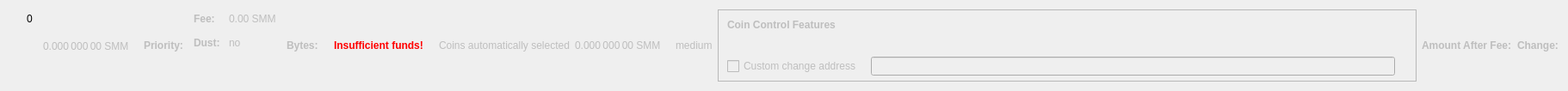
    <widget class="QWidget" name="dummyHideWidget" native="true">
     <property name="maximumSize">
      <size>
       <width>100</width>
       <height>22</height>
      </size>
     </property>
     <layout class="QHBoxLayout" name="dummyHideLayout">
      <item>
       <layout class="QFormLayout" name="formLayoutCoinControl1">
        <property name="horizontalSpacing">
         <number>10</number>
        </property>
        <property name="verticalSpacing">
         <number>14</number>
        </property>
        <property name="leftMargin">
         <number>10</number>
        </property>
        <property name="topMargin">
         <number>4</number>
        </property>
        <property name="rightMargin">
         <number>6</number>
        </property>
        <item row="0" column="1">
         <widget class="QLabel" name="labelCoinControlBytes">
          <property name="cursor">
           <cursorShape>IBeamCursor</cursorShape>
          </property>
          <property name="contextMenuPolicy">
           <enum>Qt::ActionsContextMenu</enum>
          </property>
          <property name="text">
           <string notr="true">0</string>
          </property>
          <property name="textInteractionFlags">
           <set>Qt::LinksAccessibleByMouse|Qt::TextSelectableByKeyboard|Qt::TextSelectableByMouse</set>
          </property>
         </widget>
        </item>
       </layout>
      </item>
      <item>
       <widget class="QLabel" name="labelCoinControlAfterFee">
        <property name="enabled">
         <bool>false</bool>
        </property>
        <property name="sizePolicy">
         <sizepolicy hsizetype="Fixed" vsizetype="Fixed">
          <horstretch>0</horstretch>
          <verstretch>0</verstretch>
         </sizepolicy>
        </property>
        <property name="minimumSize">
         <size>
          <width>111</width>
          <height>12</height>
         </size>
        </property>
        <property name="maximumSize">
         <size>
          <width>111</width>
          <height>12</height>
         </size>
        </property>
        <property name="cursor">
         <cursorShape>IBeamCursor</cursorShape>
        </property>
        <property name="contextMenuPolicy">
         <enum>Qt::ActionsContextMenu</enum>
        </property>
        <property name="text">
         <string notr="true">0.000 000 00 SMM</string>
        </property>
        <property name="textInteractionFlags">
         <set>Qt::LinksAccessibleByMouse|Qt::TextSelectableByKeyboard|Qt::TextSelectableByMouse</set>
        </property>
       </widget>
      </item>
      <item>
       <widget class="QLabel" name="labelCoinControlPriorityText">
        <property name="enabled">
         <bool>false</bool>
        </property>
        <property name="font">
         <font>
          <weight>75</weight>
          <bold>true</bold>
         </font>
        </property>
        <property name="text">
         <string>Priority:</string>
        </property>
       </widget>
      </item>
      <item>
       <layout class="QHBoxLayout" name="horizontalLayout"/>
      </item>
      <item>
       <layout class="QFormLayout" name="formLayoutCoinControl3">
        <property name="horizontalSpacing">
         <number>10</number>
        </property>
        <property name="verticalSpacing">
         <number>14</number>
        </property>
        <property name="leftMargin">
         <number>6</number>
        </property>
        <property name="topMargin">
         <number>4</number>
        </property>
        <property name="rightMargin">
         <number>6</number>
        </property>
        <item row="0" column="0">
         <widget class="QLabel" name="labelCoinControlFeeText">
          <property name="enabled">
           <bool>false</bool>
          </property>
          <property name="font">
           <font>
            <weight>75</weight>
            <bold>true</bold>
           </font>
          </property>
          <property name="text">
           <string>Fee:</string>
          </property>
          <property name="margin">
           <number>0</number>
          </property>
         </widget>
        </item>
        <item row="0" column="1">
         <widget class="QLabel" name="labelCoinControlFee">
          <property name="enabled">
           <bool>false</bool>
          </property>
          <property name="cursor">
           <cursorShape>IBeamCursor</cursorShape>
          </property>
          <property name="contextMenuPolicy">
           <enum>Qt::ActionsContextMenu</enum>
          </property>
          <property name="text">
           <string notr="true">0.00 SMM</string>
          </property>
          <property name="textInteractionFlags">
           <set>Qt::LinksAccessibleByMouse|Qt::TextSelectableByKeyboard|Qt::TextSelectableByMouse</set>
          </property>
         </widget>
        </item>
        <item row="1" column="0">
         <widget class="QLabel" name="labelCoinControlLowOutputText">
          <property name="enabled">
           <bool>false</bool>
          </property>
          <property name="font">
           <font>
            <weight>75</weight>
            <bold>true</bold>
           </font>
          </property>
          <property name="text">
           <string>Dust:</string>
          </property>
         </widget>
        </item>
        <item row="1" column="1">
         <widget class="QLabel" name="labelCoinControlLowOutput">
          <property name="enabled">
           <bool>false</bool>
          </property>
          <property name="cursor">
           <cursorShape>IBeamCursor</cursorShape>
          </property>
          <property name="contextMenuPolicy">
           <enum>Qt::ActionsContextMenu</enum>
          </property>
          <property name="text">
           <string>no</string>
          </property>
          <property name="textInteractionFlags">
           <set>Qt::LinksAccessibleByMouse|Qt::TextSelectableByKeyboard|Qt::TextSelectableByMouse</set>
          </property>
         </widget>
        </item>
       </layout>
      </item>
      <item>
       <widget class="QLabel" name="labelCoinControlBytesText">
        <property name="enabled">
         <bool>false</bool>
        </property>
        <property name="font">
         <font>
          <weight>75</weight>
          <bold>true</bold>
         </font>
        </property>
        <property name="text">
         <string>Bytes:</string>
        </property>
       </widget>
      </item>
      <item>
       <layout class="QFormLayout" name="formLayoutCoinControl2">
        <property name="horizontalSpacing">
         <number>10</number>
        </property>
        <property name="verticalSpacing">
         <number>14</number>
        </property>
        <property name="leftMargin">
         <number>6</number>
        </property>
        <property name="topMargin">
         <number>4</number>
        </property>
        <property name="rightMargin">
         <number>6</number>
        </property>
       </layout>
      </item>
      <item>
       <layout class="QHBoxLayout" name="horizontalLayoutCoinControl2">
        <property name="spacing">
         <number>8</number>
        </property>
        <property name="bottomMargin">
         <number>10</number>
        </property>
       </layout>
      </item>
      <item>
       <widget class="QLabel" name="labelCoinControlInsuffFunds">
        <property name="enabled">
         <bool>false</bool>
        </property>
        <property name="minimumSize">
         <size>
          <width>0</width>
          <height>0</height>
         </size>
        </property>
        <property name="font">
         <font>
          <weight>75</weight>
          <bold>true</bold>
         </font>
        </property>
        <property name="styleSheet">
         <string notr="true">color:red;font-weight:bold;</string>
        </property>
        <property name="text">
         <string>Insufficient funds!</string>
        </property>
        <property name="margin">
         <number>5</number>
        </property>
       </widget>
      </item>
      <item>
       <layout class="QFormLayout" name="formLayoutCoinControl4">
        <property name="horizontalSpacing">
         <number>10</number>
        </property>
        <property name="verticalSpacing">
         <number>14</number>
        </property>
        <property name="leftMargin">
         <number>6</number>
        </property>
        <property name="topMargin">
         <number>4</number>
        </property>
        <property name="rightMargin">
         <number>6</number>
        </property>
       </layout>
      </item>
      <item>
       <widget class="QLabel" name="labelCoinControlAutomaticallySelected">
        <property name="enabled">
         <bool>false</bool>
        </property>
        <property name="sizePolicy">
         <sizepolicy hsizetype="Fixed" vsizetype="Fixed">
          <horstretch>0</horstretch>
          <verstretch>0</verstretch>
         </sizepolicy>
        </property>
        <property name="minimumSize">
         <size>
          <width>0</width>
          <height>0</height>
         </size>
        </property>
        <property name="maximumSize">
         <size>
          <width>240</width>
          <height>16777215</height>
         </size>
        </property>
        <property name="text">
         <string>Coins automatically selected</string>
        </property>
        <property name="margin">
         <number>5</number>
        </property>
       </widget>
      </item>
      <item>
       <widget class="QLabel" name="labelCoinControlChange">
        <property name="enabled">
         <bool>false</bool>
        </property>
        <property name="sizePolicy">
         <sizepolicy hsizetype="Fixed" vsizetype="Fixed">
          <horstretch>0</horstretch>
          <verstretch>0</verstretch>
         </sizepolicy>
        </property>
        <property name="minimumSize">
         <size>
          <width>111</width>
          <height>0</height>
         </size>
        </property>
        <property name="maximumSize">
         <size>
          <width>111</width>
          <height>16777215</height>
         </size>
        </property>
        <property name="cursor">
         <cursorShape>IBeamCursor</cursorShape>
        </property>
        <property name="contextMenuPolicy">
         <enum>Qt::ActionsContextMenu</enum>
        </property>
        <property name="text">
         <string notr="true">0.000 000 00 SMM</string>
        </property>
        <property name="textInteractionFlags">
         <set>Qt::LinksAccessibleByMouse|Qt::TextSelectableByKeyboard|Qt::TextSelectableByMouse</set>
        </property>
       </widget>
      </item>
      <item>
       <widget class="QLabel" name="labelCoinControlPriority">
        <property name="enabled">
         <bool>false</bool>
        </property>
        <property name="cursor">
         <cursorShape>IBeamCursor</cursorShape>
        </property>
        <property name="contextMenuPolicy">
         <enum>Qt::ActionsContextMenu</enum>
        </property>
        <property name="text">
         <string>medium</string>
        </property>
        <property name="textInteractionFlags">
         <set>Qt::LinksAccessibleByMouse|Qt::TextSelectableByKeyboard|Qt::TextSelectableByMouse</set>
        </property>
       </widget>
      </item>
      <item>
       <widget class="QFrame" name="frameCoinControl">
        <property name="sizePolicy">
         <sizepolicy hsizetype="Expanding" vsizetype="Expanding">
          <horstretch>0</horstretch>
          <verstretch>0</verstretch>
         </sizepolicy>
        </property>
        <property name="maximumSize">
         <size>
          <width>16777215</width>
          <height>16777215</height>
         </size>
        </property>
        <property name="frameShape">
         <enum>QFrame::StyledPanel</enum>
        </property>
        <property name="frameShadow">
         <enum>QFrame::Sunken</enum>
        </property>
        <layout class="QVBoxLayout" name="verticalLayoutCoinControl2_2">
         <property name="spacing">
          <number>0</number>
         </property>
         <property name="leftMargin">
          <number>0</number>
         </property>
         <property name="topMargin">
          <number>0</number>
         </property>
         <property name="rightMargin">
          <number>0</number>
         </property>
         <property name="bottomMargin">
          <number>6</number>
         </property>
         <item>
          <layout class="QVBoxLayout" name="verticalLayoutCoinControl" stretch="0,0,0,1">
           <property name="spacing">
            <number>0</number>
           </property>
           <property name="leftMargin">
            <number>10</number>
           </property>
           <property name="topMargin">
            <number>10</number>
           </property>
           <item>
            <layout class="QHBoxLayout" name="horizontalLayoutCoinControl1">
             <property name="bottomMargin">
              <number>15</number>
             </property>
             <item>
              <widget class="QLabel" name="labelCoinControlFeatures">
               <property name="enabled">
                <bool>false</bool>
               </property>
               <property name="sizePolicy">
                <sizepolicy hsizetype="Preferred" vsizetype="Maximum">
                 <horstretch>0</horstretch>
                 <verstretch>0</verstretch>
                </sizepolicy>
               </property>
               <property name="font">
                <font>
                 <weight>75</weight>
                 <bold>true</bold>
                </font>
               </property>
               <property name="styleSheet">
                <string notr="true">font-weight:bold;</string>
               </property>
               <property name="text">
                <string>Coin Control Features</string>
               </property>
              </widget>
             </item>
            </layout>
           </item>
           <item>
            <widget class="QWidget" name="widgetCoinControl" native="true">
             <property name="sizePolicy">
              <sizepolicy hsizetype="Preferred" vsizetype="Preferred">
               <horstretch>0</horstretch>
               <verstretch>0</verstretch>
              </sizepolicy>
             </property>
             <property name="minimumSize">
              <size>
               <width>0</width>
               <height>0</height>
              </size>
             </property>
             <property name="styleSheet">
              <string notr="true"/>
             </property>
             <layout class="QHBoxLayout" name="horizontalLayoutCoinControl5_2">
              <property name="leftMargin">
               <number>0</number>
              </property>
              <property name="topMargin">
               <number>0</number>
              </property>
              <property name="rightMargin">
               <number>0</number>
              </property>
              <property name="bottomMargin">
               <number>0</number>
              </property>
              <item>
               <layout class="QHBoxLayout" name="horizontalLayoutCoinControl3">
                <property name="spacing">
                 <number>20</number>
                </property>
                <property name="topMargin">
                 <number>0</number>
                </property>
                <property name="bottomMargin">
                 <number>10</number>
                </property>
               </layout>
              </item>
             </layout>
            </widget>
           </item>
           <item>
            <layout class="QHBoxLayout" name="horizontalLayoutCoinControl4" stretch="0,0,0">
             <property name="spacing">
              <number>12</number>
             </property>
             <property name="sizeConstraint">
              <enum>QLayout::SetDefaultConstraint</enum>
             </property>
             <property name="topMargin">
              <number>5</number>
             </property>
             <property name="rightMargin">
              <number>5</number>
             </property>
             <item>
              <widget class="QCheckBox" name="checkBoxCoinControlChange">
               <property name="enabled">
                <bool>false</bool>
               </property>
               <property name="toolTip">
                <string>If this is activated, but the change address is empty or invalid, change will be sent to a newly generated address.</string>
               </property>
               <property name="text">
                <string>Custom change address</string>
               </property>
              </widget>
             </item>
             <item>
              <widget class="QValidatedLineEdit" name="lineEditCoinControlChange">
               <property name="enabled">
                <bool>false</bool>
               </property>
               <property name="sizePolicy">
                <sizepolicy hsizetype="Expanding" vsizetype="Fixed">
                 <horstretch>0</horstretch>
                 <verstretch>0</verstretch>
                </sizepolicy>
               </property>
              </widget>
             </item>
             <item>
              <widget class="QLabel" name="labelCoinControlChangeLabel_2">
               <property name="sizePolicy">
                <sizepolicy hsizetype="Preferred" vsizetype="Expanding">
                 <horstretch>0</horstretch>
                 <verstretch>0</verstretch>
                </sizepolicy>
               </property>
               <property name="minimumSize">
                <size>
                 <width>0</width>
                 <height>0</height>
                </size>
               </property>
               <property name="text">
                <string/>
               </property>
               <property name="margin">
                <number>3</number>
               </property>
              </widget>
             </item>
            </layout>
           </item>
           <item>
            <spacer name="verticalSpacerCoinControl">
             <property name="orientation">
              <enum>Qt::Vertical</enum>
             </property>
             <property name="sizeHint" stdset="0">
              <size>
               <width>800</width>
               <height>1</height>
              </size>
             </property>
            </spacer>
           </item>
          </layout>
         </item>
        </layout>
       </widget>
      </item>
      <item>
       <widget class="QLabel" name="labelCoinControlAfterFeeText">
        <property name="enabled">
         <bool>false</bool>
        </property>
        <property name="minimumSize">
         <size>
          <width>0</width>
          <height>0</height>
         </size>
        </property>
        <property name="maximumSize">
         <size>
          <width>16777215</width>
          <height>16777215</height>
         </size>
        </property>
        <property name="font">
         <font>
          <weight>75</weight>
          <bold>true</bold>
         </font>
        </property>
        <property name="text">
         <string>Amount After Fee:</string>
        </property>
        <property name="alignment">
         <set>Qt::AlignLeading|Qt::AlignLeft|Qt::AlignVCenter</set>
        </property>
        <property name="margin">
         <number>0</number>
        </property>
       </widget>
      </item>
      <item>
       <widget class="QLabel" name="labelCoinControlChangeText">
        <property name="enabled">
         <bool>false</bool>
        </property>
        <property name="sizePolicy">
         <sizepolicy hsizetype="Preferred" vsizetype="Preferred">
          <horstretch>0</horstretch>
          <verstretch>0</verstretch>
         </sizepolicy>
        </property>
        <property name="minimumSize">
         <size>
          <width>0</width>
          <height>0</height>
         </size>
        </property>
        <property name="maximumSize">
         <size>
          <width>16777215</width>
          <height>16777215</height>
         </size>
        </property>
        <property name="font">
         <font>
          <weight>75</weight>
          <bold>true</bold>
         </font>
        </property>
        <property name="text">
         <string>Change:</string>
        </property>
        <property name="alignment">
         <set>Qt::AlignLeading|Qt::AlignLeft|Qt::AlignVCenter</set>
        </property>
       </widget>
      </item>
     </layout>
    </widget>
